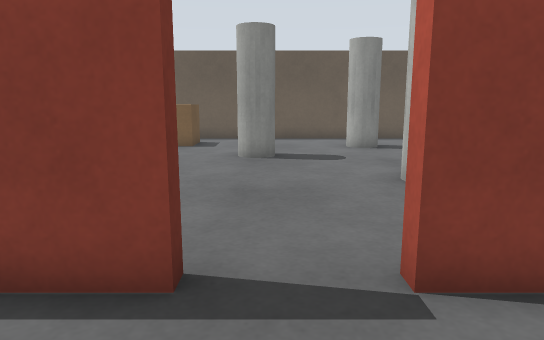
View 1 (above)

21 first-person views from a walk through a Gazebo world. The camera is 0.86 m above the floor, tilts 10° down and sees 70° across. The floor is counted in squares, 0.5 m on a side. Each view is taken from the middle of a square. On the plan, view 1 faces up. The plan holds only what a view shows up to about 18 squares ahead; the rest is blank.

View 2
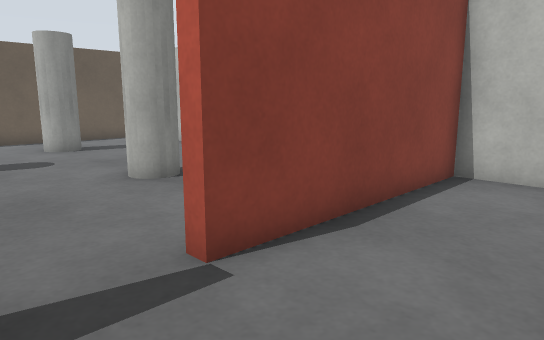

View 3
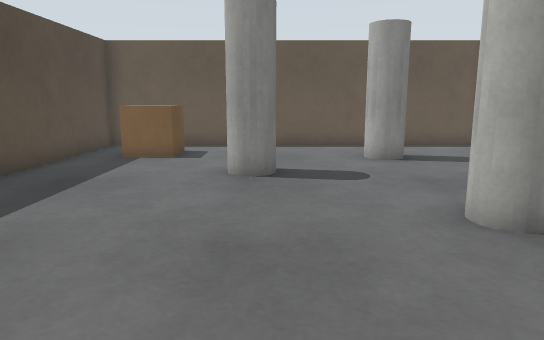

View 4
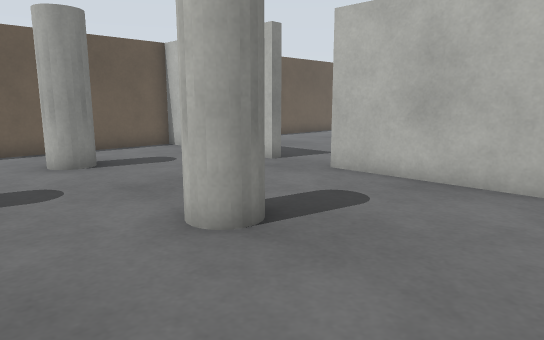

View 5
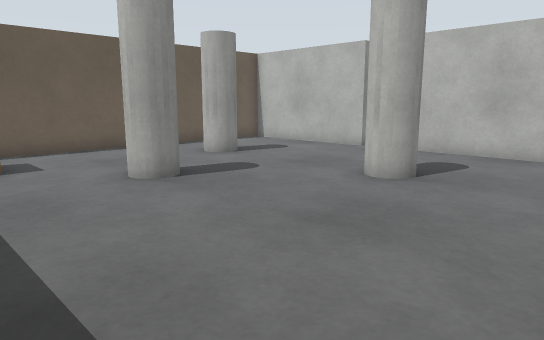

View 6
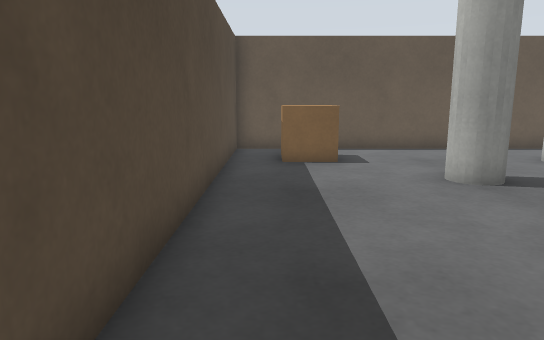

View 7
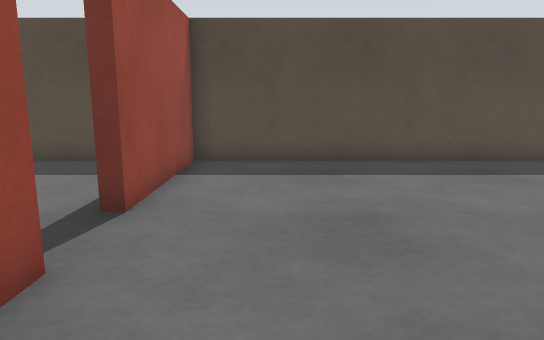

View 8
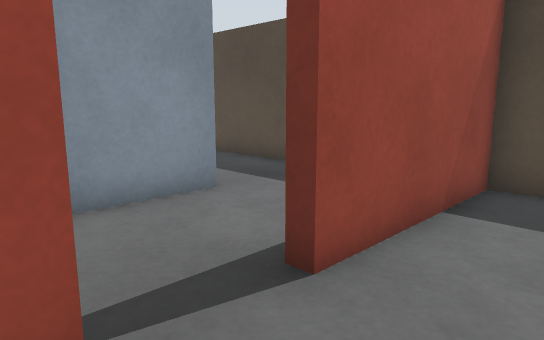

View 9
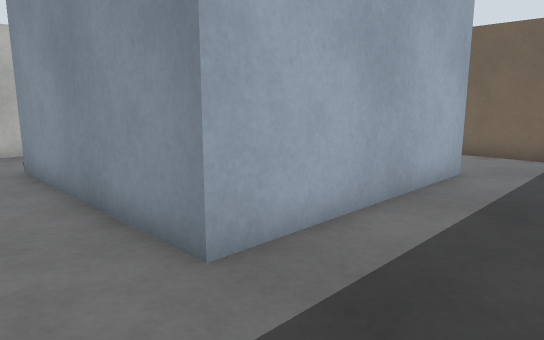

View 10
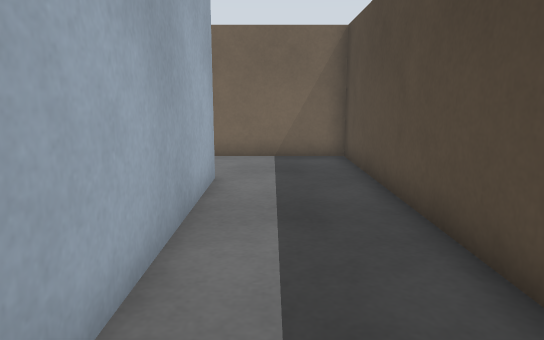

View 11
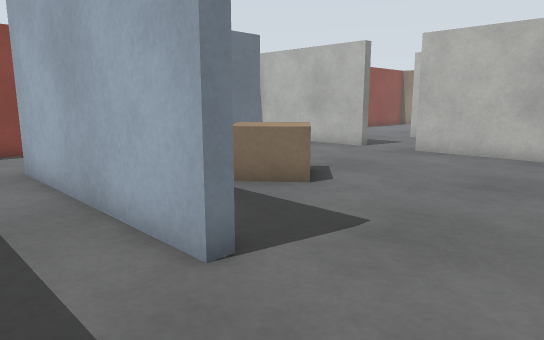

View 12
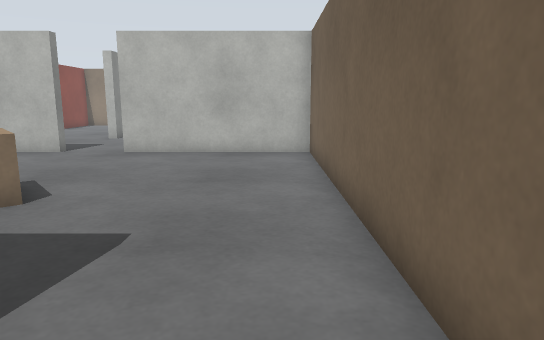

View 13
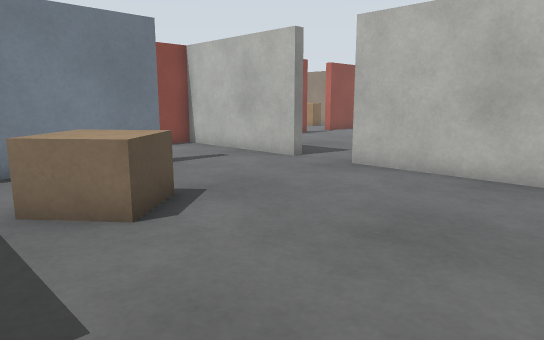

View 14
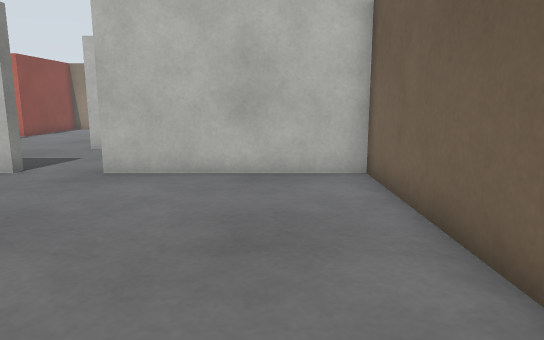

View 15
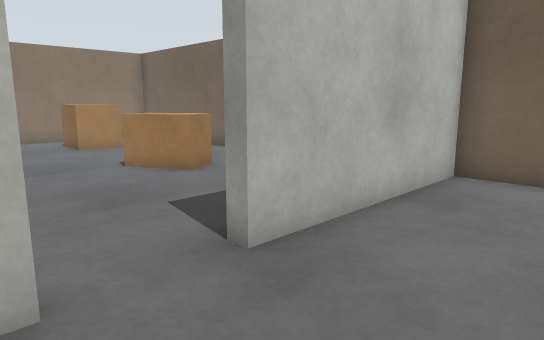

View 16
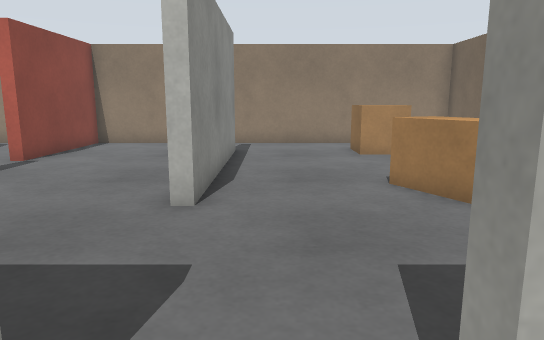

View 17
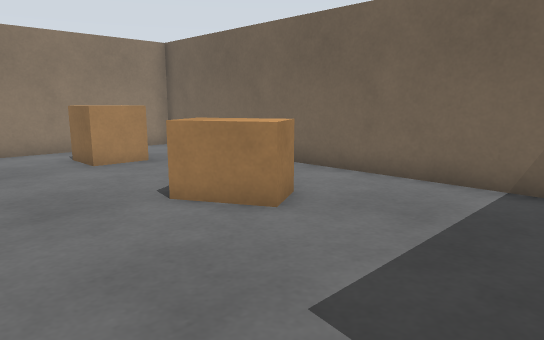

View 18
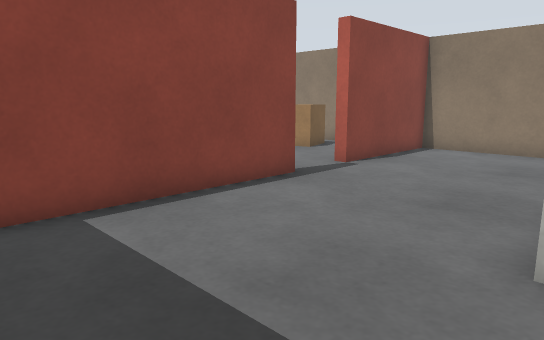

View 19
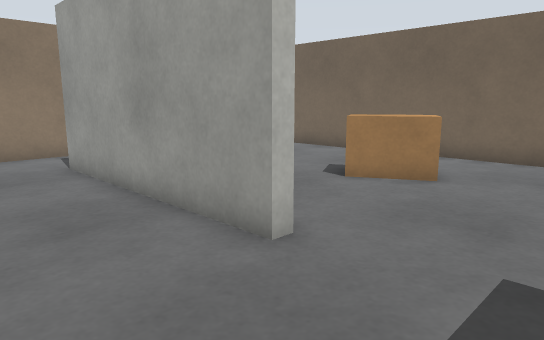

View 20
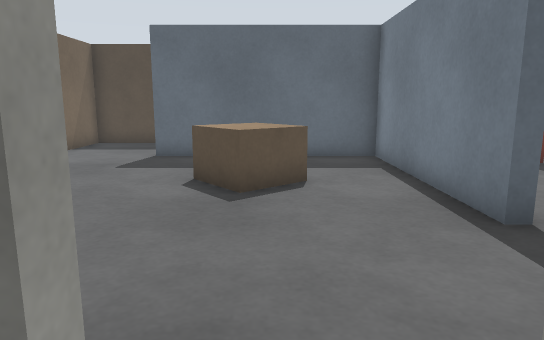

View 21
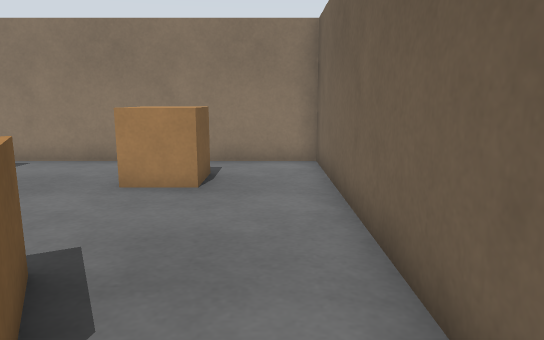

### Floor plan
Ten units are one square. View 1 is at (0, 0); x grows to the right and y downward. Boxes are objects, and circles mark ways between rooms. Rooms are numbered by the first view taken in them; rooms with no view inside come last. Other rooms are left out.
<svg viewBox="-68 -188 306 306">
<path fill="none" stroke="#000" d="M83 5 83 -33 13 -33M-5 3 47 3M-9 -37 -9 -33M-23 77 -27 77 -27 3 -5 3M-63 -9 -63 113 -16 113M-9 -33 -25 -33M13 -33 13 -37 20 -37M87 -123 83 -123 83 -183 -63 -183 -63 -37 -9 -37M83 -54 83 -101M47 3 47 7 -23 7 -23 77M87 27 83 27 83 5M-16 113 83 113 83 49M207 27 133 27 133 23 208 23M161 -33 100 -33M83 49 87 49M104 113 233 113 233 -33 183 -33"/>
<rect x="-45" y="-165" width="20" height="20" fill="#bbb"><title>crate</title></rect>
<rect x="-15" y="-135" width="20" height="20" fill="#bbb"><title>pillar</title></rect>
<rect x="25" y="-95" width="20" height="20" fill="#bbb"><title>pillar</title></rect>
<rect x="25" y="-155" width="20" height="10" fill="#bbb"><title>pillar</title></rect>
<rect x="-5" y="25" width="40" height="40" fill="#bbb"><title>brown box</title></rect>
<rect x="135" y="65" width="20" height="20" fill="#bbb"><title>crate</title></rect>
<rect x="195" y="65" width="20" height="20" fill="#bbb"><title>crate</title></rect>
<circle cx="-15" cy="-10" r="3" fill="#2a7"/>
<circle cx="5" cy="-30" r="3" fill="#2a7"/>
<circle cx="65" cy="10" r="3" fill="#2a7"/>
<circle cx="-20" cy="95" r="3" fill="#2a7"/>
<circle cx="90" cy="35" r="3" fill="#2a7"/>
<text x="40" y="-10">1</text>
<text x="-40" y="40">2</text>
<text x="10" y="-110">3</text>
<text x="40" y="60">4</text>
<text x="160" y="40">5</text>
</svg>
Room 1 opens to room 2. Room 1 opens to room 3. Room 1 opens to room 4. Room 2 opens to room 4. Room 4 opens to room 5.

Where each view was taken, in squares from view 1:
view 1: 0 up, 0 right, facing up
view 2: 0 up, 1 left, facing up-right
view 3: 3 up, 0 right, facing up
view 4: 4 up, 0 right, facing up-right
view 5: 4 up, 5 left, facing up-right
view 6: 4 up, 5 left, facing up
view 7: 6 up, 5 right, facing left
view 8: 6 up, 2 right, facing down-left
view 9: 2 up, 6 left, facing down-right
view 10: 1 up, 4 left, facing down
view 11: 11 down, 5 left, facing up-right
view 12: 10 down, 5 left, facing right
view 13: 11 down, 1 left, facing up-right
view 14: 9 down, 1 left, facing right
view 15: 2 down, 5 right, facing down-right
view 16: 4 down, 7 right, facing right
view 17: 3 down, 9 right, facing down-right
view 18: 3 down, 9 right, facing up-right
view 19: 1 up, 10 right, facing down-right
view 20: 4 down, 10 right, facing left
view 21: 10 down, 12 right, facing right
